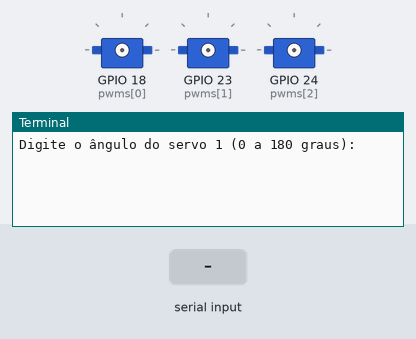
Recording of a program running on a simulated Raspberry Pi (BCM pin numbers). Parts: 3 × servo, the last lines printed to the terminal. The inputs (shaded band) are chosen by the test bench. Servo angles are drawn from the pulse width (0.5 ms = 0°, 2.5 ms = 180°).

Above: at 1.2 s.
1.3 s: "5" typed at the terminal, then Enter
At 1.6 s:
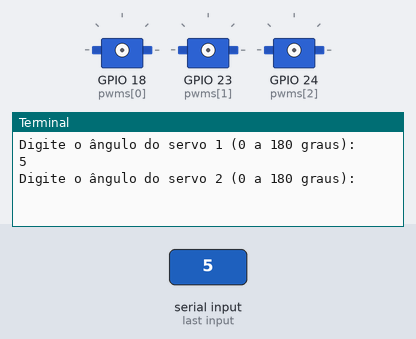
2.8 s: "200" typed at the terminal, then Enter
At 4.0 s:
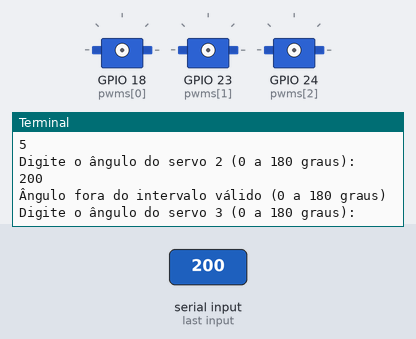
4.3 s: "90" typed at the terminal, then Enter
At 4.7 s:
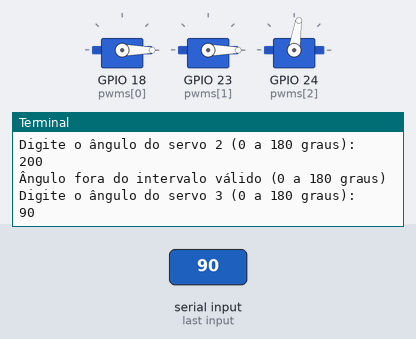
Timing chart, 0 to 7.3 s (numbered marks = the images above; inputs shaded):
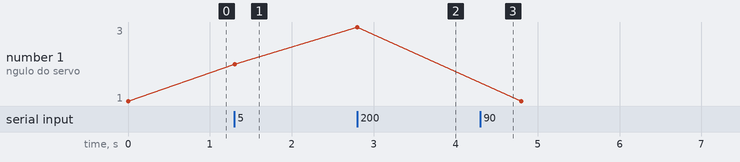

The program:

tres_servos_raspiberry.py
```python
import RPi.GPIO as GPIO
import time

# Configuração inicial
servo_pins = [18, 23, 24]  # Pinos GPIO para os três servos
GPIO.setmode(GPIO.BCM)
for pin in servo_pins:
    GPIO.setup(pin, GPIO.OUT)

# Inicializa os PWMs com frequência de 50Hz
pwms = [GPIO.PWM(pin, 50) for pin in servo_pins]
for pwm in pwms:
    pwm.start(0)

def move_servos(angles):
    for i, angle in enumerate(angles):
        duty_cycle = angle / 18 + 2  # Mapeia ângulo para ciclo de trabalho (2 a 12)
        pwms[i].ChangeDutyCycle(duty_cycle)

    time.sleep(0.5)  # Aguarda um curto período para que os servos alcancem as posições

try:
    while True:
        servo_angles = []
        for i in range(3):
            angle = float(input(f"Digite o ângulo do servo {i + 1} (0 a 180 graus): "))
            if 0 <= angle <= 180:
                servo_angles.append(angle)
            else:
                print("Ângulo fora do intervalo válido (0 a 180 graus)")
                servo_angles.append(0)  # Define o ângulo para 0

        move_servos(servo_angles)

except KeyboardInterrupt:
    pass

# Encerra os PWMs e limpa as configurações do GPIO
for pwm in pwms:
    pwm.stop()
GPIO.cleanup()
```

Measured:
- after the input at 1.3 s, the terminal: prints a new line at once (image 1)
- after the input at 2.8 s, the terminal: prints a new line at once (image 2)
- after the input at 4.3 s, the terminal: prints a new line at once (image 3)
- plotted number 1: 1 → 2 after the input at 1.3 s, 2 → 3 after the input at 2.8 s, 3 → 1 after the input at 4.3 s
